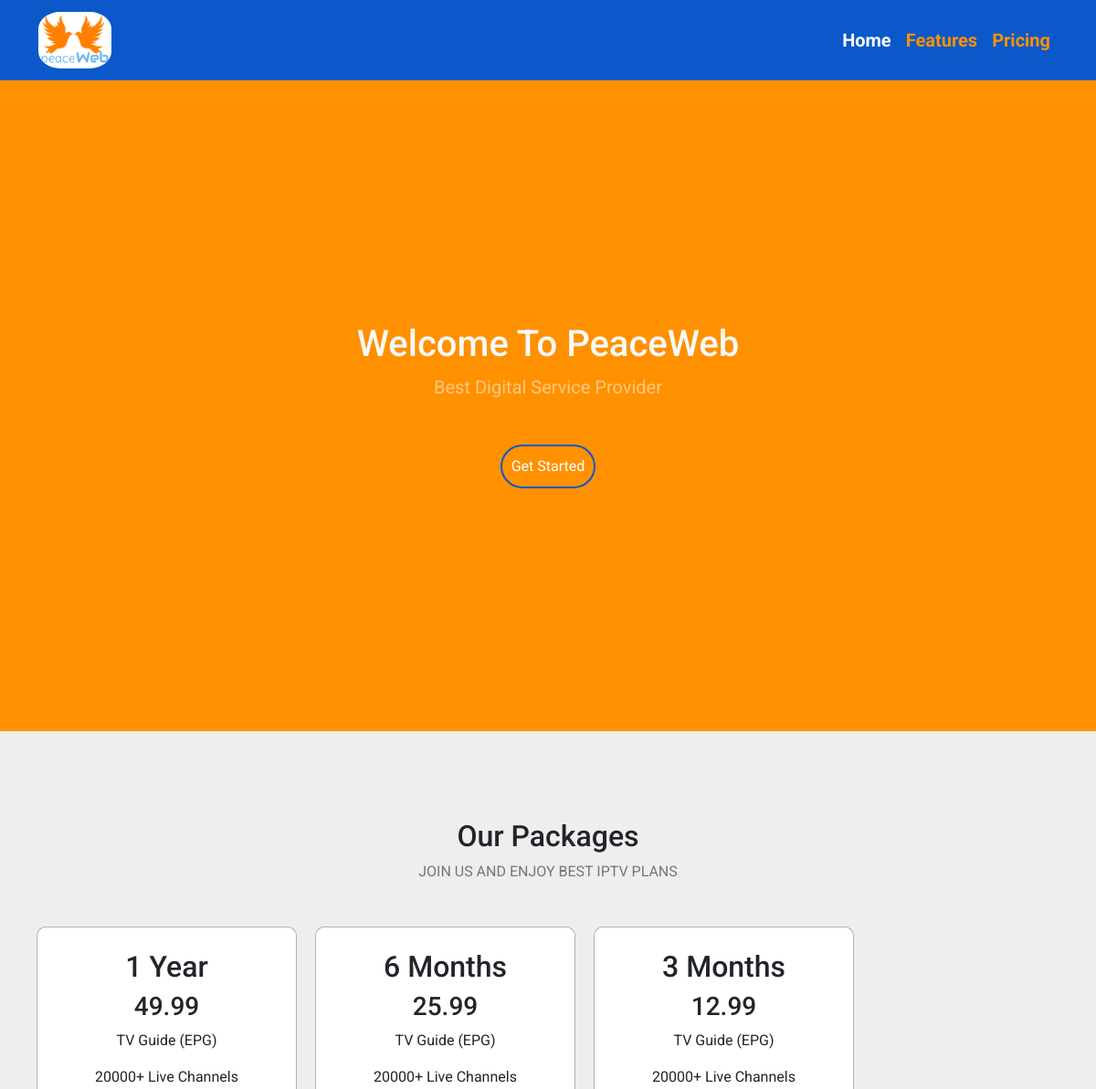
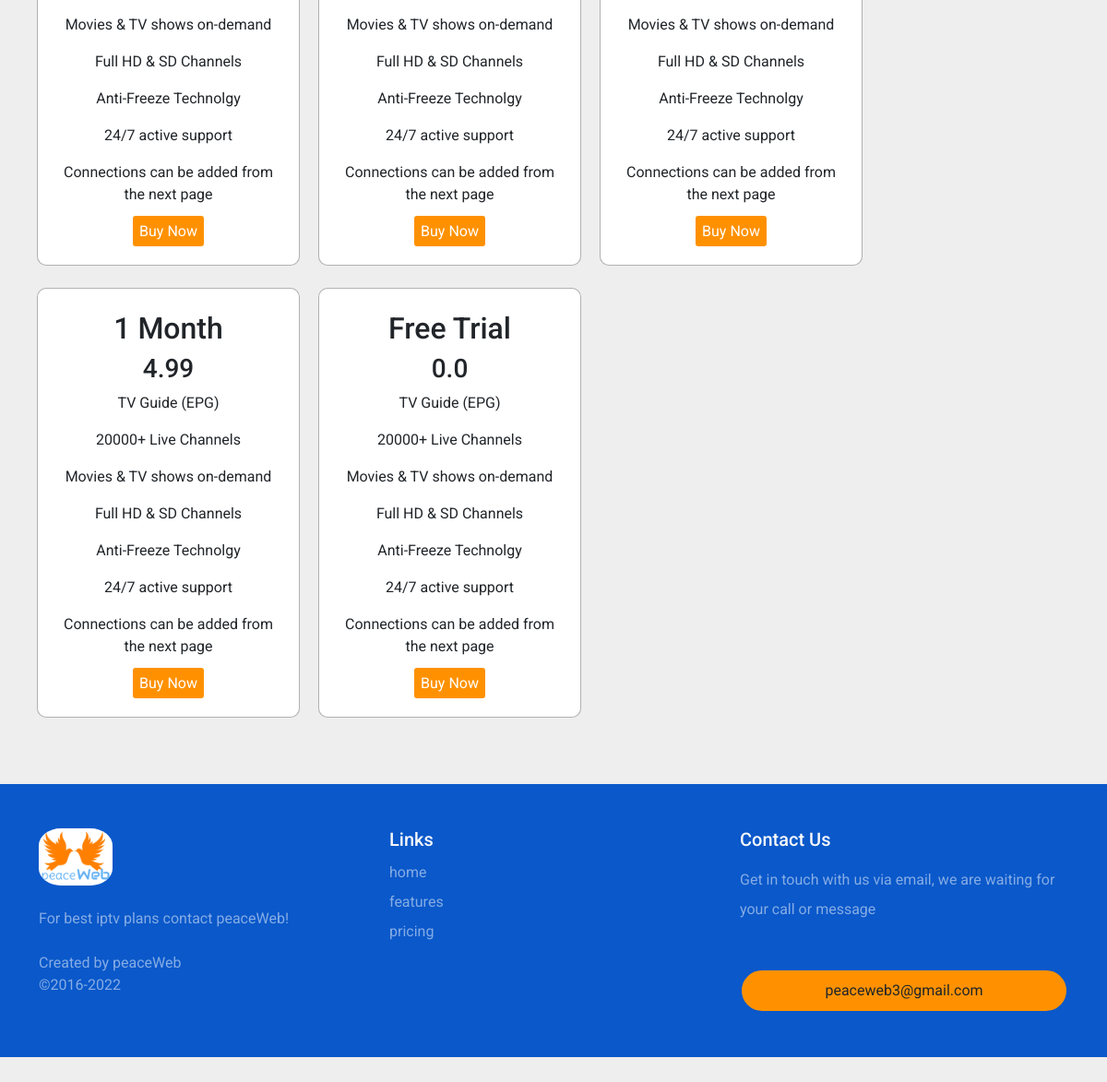
The page / on the database its author committed (2 pictures, top to bottom).
### gitalapp/models.py (models this page shows, shortened)
class Package(models.Model):
    type = models.CharField(max_length=100, null=True)
    price = models.FloatField(null=True)
    feature1 = models.CharField(max_length=200, null=True)
    feature2 = models.CharField(max_length=200, null=True)
    feature3 = models.CharField(max_length=200, null=True)
    feature4 = models.CharField(max_length=200, null=True)
    feature5 = models.CharField(max_length=200, null=True)
    feature6 = models.CharField(max_length=200, null=True)
    feature7 = models.CharField(max_length=200, null=True)

### gitalapp/views.py (the view)
# urls.py: path("", views.index, name='index'),
def index(request):
    packages = Package.objects.all()
    context = {
        "packages": packages
    }
    return render(request, "gitalapp/index.html", context)

### gitalapp/templates/gitalapp/index.html (shortened to what this page needs)
<!DOCTYPE html>
{% load static %}
<html lang="en">
<head>
<link href="https://cdn.jsdelivr.net/npm/bootstrap@5.2.0/dist/css/bootstrap.min.css" rel="stylesheet"
>
<link rel="stylesheet" href="{% static 'css/main.css' %}">
</head>
<body>
    <nav class="navbar navbar-expand-lg sticky-top">
        <div class="container">
          <a class="navbar-brand" href="#"><img class="logo" src="{% static 'imgs/myLogo.png' %}" alt=""></a>
          <div class="collapse navbar-collapse " id="navbarNav">
            <ul class="navbar-nav ms-auto">
              <li class="nav-item">
                <a class="nav-link active" aria-current="page" href="#home">Home</a>
              </li>
              <li class="nav-item">
                <a class="nav-link" href="#feature">Features</a>
              </li>
              <li class="nav-item">
                <a class="nav-link" href="#price">Pricing</a>
              </li>
            </ul>
          </div>
        </div>
      </nav>
      {% block content %}
      <div class="landing d-flex justify-content-center align-items-center">
        <div class="text-center text-light ">
           <h1>Welcome To PeaceWeb</h1>
           <p class="text-white-50 fs-5 mb-5 " >Best Digital Service Provider</p>
           <a class="btn btn-primary rounded-pill main-btn " href="#start">Get Started</a>
        </div>
      </div>
      <div class="packages text-center pt-5 pb-5">
         <div class="container">
          <div class="main-title positon-relative mb-5 mt-5">
            <h2 id="home">Our Packages</h2>
            <p id="feature" class="text-black-50 text-uppercase">join us and enjoy best iptv plans</p>
          </div>
          <div class="row">
               {% for package in packages reversed %}
               <div id="price" class="col-md-4 col-lg-3 gap-3 mb-4 p-4 package-box">
                <h2 id="start" >{{package.type}}</h2>
                <h3>{{package.price}}</h3>
                <p>{{package.feature1}}</p>
                <p>{{package.feature2}}</p>
                <p>{{package.feature3}}</p>
                <p>{{package.feature4}}</p>
                <p>{{package.feature5}}</p>
                <p>{{package.feature6}}</p>
                <p>{{package.feature7}}</p>
                <a class="buy-btn" href="{% url 'order' package.id %}">Buy Now</a>
              </div>
               {% endfor %}
          </div>
         </div>
      </div>
    {% endblock %}
    <div class="footer text-center text-white-50 text-md-start pt-5 pb-5">
      <div class="container">
        <div class="row">
         <div class="col-md-6 col-lg-4">
           <div class="info">
            <img src="{% static 'imgs/myLogo.png' %}" alt="" class="logo mb-4">
            <p class="mb-4">
              For best iptv plans contact peaceWeb!
            </p>
            <div class="copyright">
              Created by <span>peaceWeb</span>
              <div>&copy;2016-2022</div>
            </div>
           </div>
         </div>
         <div class="col-md-6 col-lg-4">
          <div class="links">
            <h5 class="text-light">Links</h5>
            <ul class="list-unstyled lh-lg">
              <li>home</li>
              <li>features</li>
              <li>pricing</li>
            </ul>
          </div>
         </div>
         <div class="col-md-6 col-lg-4">
          <div class="contact">
            <h5 class="text-light">Contact Us</h5>
            <p class="lh-lg mt-3 mb-5">
              Get in touch with us via email, we are waiting for your call or message
            </p>
             <a class="btn rounded-pill main-btn w-100" href="mailto:peaceweb3@gmail.com">peaceweb3@gmail.com</a>
          </div>
         </div>
        </div>
      </div>
    </div>
</body>
</html>

### gitalapp/static/css/main.css (style rules this page uses)
:root { --main-color: #0a58ca; --second-color: rgb(255, 145, 0); }
body { background-color: #eee; font-family: 'Arima', cursive; font-family: 'Cairo', sans-serif; font-family: 'Ibarra Real Nova', serif; font-family: 'Roboto', sans-serif; }
.navbar { background-color: var(--main-color); }
.logo { background-color: white; border-radius: 30%; width: 80px; }
.nav-link { color: rgb(255, 145, 0); font-weight: bold; font-size: 20px; }
.nav-link.active { color: white !important; }
.landing { background-color: var(--second-color); min-height: calc(100vh - 87px); }
.main-btn { border: 2px solid var(--main-color); background-color: var(--second-color); padding: 10px; }
.main-title::after { content: ''; width: 120px; height: 2px; background-color: var(--second-color); position: absolute; bottom: -180px; left: 50%; transform: translateX(-50%); }
.package-box { background-color: white; border: 1px solid #33333361; border-radius: 10px; margin-left: 10px !important; margin-right: 10px !important; box-shadow: 0 0 0 0; }
.buy-btn { background-color: var(--second-color); color: white; text-decoration: none; padding: 7px; border-radius: 3px; }
.footer { background-color: var(--main-color); }

### rows shown on the page
Package: type "1 Year", price "49.99", feature1 "TV Guide (EPG)", feature2 "20000+ Live Channels", feature3 "Movies & TV shows on-demand", feature4 "Full HD & SD Channels", feature5 "Anti-Freeze Technolgy", feature6 "24/7 active support", feature7 "Connections can be added from the next page"
Package: type "6 Months", price "25.99", feature1 "TV Guide (EPG)", feature2 "20000+ Live Channels", feature3 "Movies & TV shows on-demand", feature4 "Full HD & SD Channels", feature5 "Anti-Freeze Technolgy", feature6 "24/7 active support", feature7 "Connections can be added from the next page"
Package: type "3 Months", price "12.99", feature1 "TV Guide (EPG)", feature2 "20000+ Live Channels", feature3 "Movies & TV shows on-demand", feature4 "Full HD & SD Channels", feature5 "Anti-Freeze Technolgy", feature6 "24/7 active support", feature7 "Connections can be added from the next page"
Package: type "1 Month", price "4.99", feature1 "TV Guide (EPG)", feature2 "20000+ Live Channels", feature3 "Movies & TV shows on-demand", feature4 "Full HD & SD Channels", feature5 "Anti-Freeze Technolgy", feature6 "24/7 active support", feature7 "Connections can be added from the next page"
Package: type "Free Trial", price "0.0", feature1 "TV Guide (EPG)", feature2 "20000+ Live Channels", feature3 "Movies & TV shows on-demand", feature4 "Full HD & SD Channels", feature5 "Anti-Freeze Technolgy", feature6 "24/7 active support", feature7 "Connections can be added from the next page"
